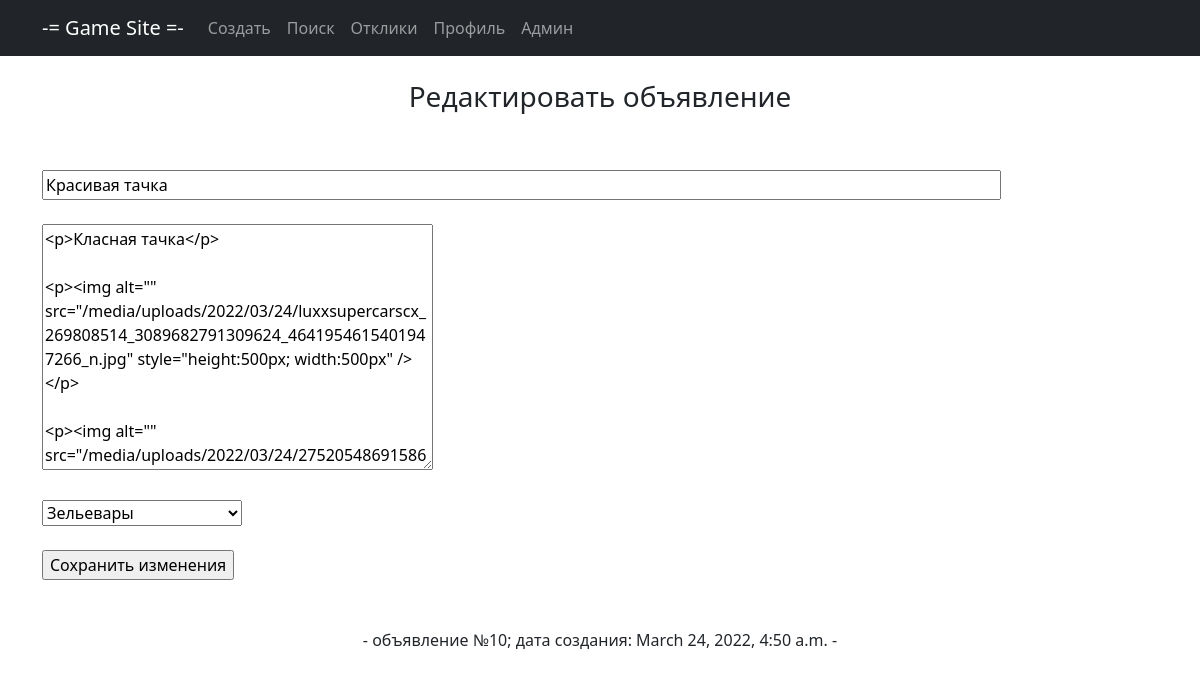
Page /edit/10 on the earlier database version.
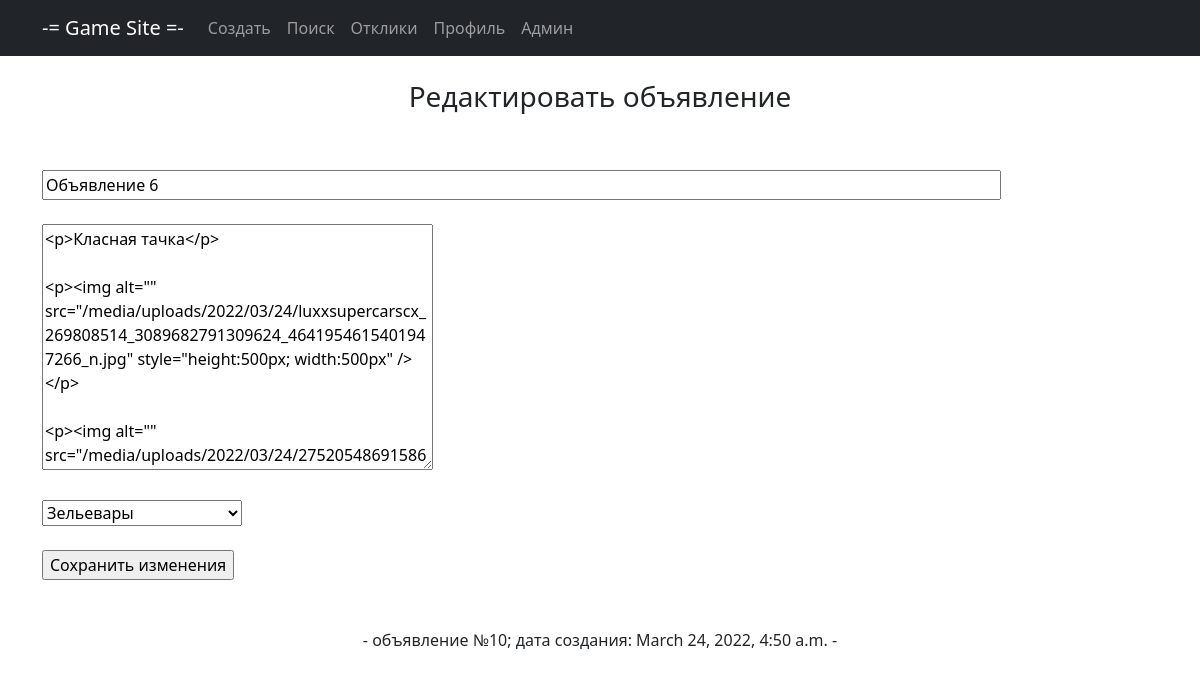
Same page on the later database version.
### main/models.py (models this page shows, shortened)
class Note(models.Model):
    title = models.CharField(max_length=128, verbose_name='Название')
    content = RichTextUploadingField(verbose_name='Контент')
    dateCreation = models.DateTimeField(auto_now_add=True, verbose_name='Дата создания')
    user = models.ForeignKey(User, blank=True, null=True, on_delete=models.CASCADE, verbose_name='Пользователь')
    category = models.ForeignKey(Category, on_delete=models.CASCADE, verbose_name='Категория')
    user_response = models.ManyToManyField(Response, )

### main/views.py (the view)
# urls.py: path('edit/<int:pk>', NoteEdit.as_view(), name='edit'),
class NoteEdit(UpdateView):
    template_name = 'note_edit.html'
    form_class = NoteForm
    def get_object(self, **kwargs):
        id = self.kwargs.get('pk')
        return Note.objects.get(pk=id)

### main/forms.py
class NoteForm(ModelForm):
    def __init__(self, *args, **kwargs):
        super().__init__(*args, **kwargs)
        self.fields['category'].empty_label = 'Категория не выбрана'
    class Meta:
        model = Note
        fields = '__all__'
        exclude = ['user']
        widgets = {'title': TextInput(attrs={'size': 98, 'placeholder': 'Название объявления'})}

### main/models.py (called while the page is built)
    def __str__(self):
        return f'{self.name}'

### templates/note_edit.html (shortened to what this page needs)
{% extends 'static/default.html' %}
{% load static %}
{% block content %}
<br><h3>Редактировать объявление</h3><br><br>
<form align="left" method="POST">
    {{ form.title }}<br>
    {{ form.media }}<br>
    {{ form.content }}<br><br>
    {{ form.category }}<br><br>
    <input type="submit" value="Сохранить изменения">
</form><br><br>
- объявление №{{ note.pk }}; дата создания: {{ note.dateCreation }} -<br><br><br>
{% endblock content %}

Differences in the rows shown:
changed Note "Зельевары": title "Красивая тачка" → "Объявление 6"
